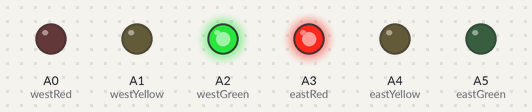
A sketch run on a simulated Arduino Uno, built with avr-gcc and run on an emulated ATmega328P. Parts: output pins drawn as LEDs (lit = HIGH).

Above: at 5.0 s.
At 12.0 s:
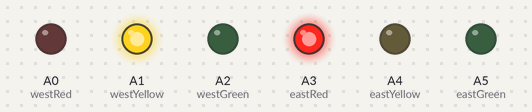
At 20.5 s:
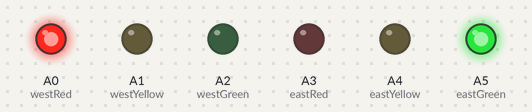
At 27.5 s:
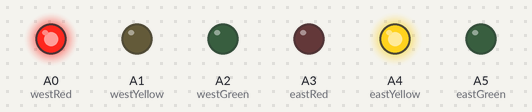
At 30.2 s:
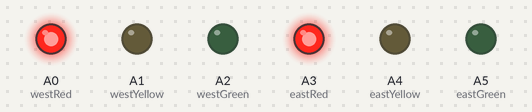
Timing chart, 0 to 40.3 s (numbered marks = the images above):
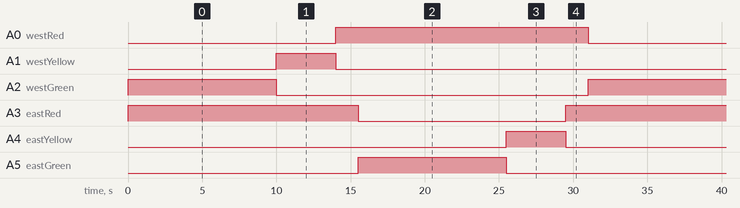

The sketch:

TrafficLight.ino
```cpp
/*TrafficLight

Simulates controlling two traffic lights using two groups of three LEDs.

*/

const int westRed = A0;
const int westYellow = A1;
const int westGreen = A2;

const int eastRed = A3;
const int eastYellow = A4;
const int eastGreen = A5;

#define DIRECTION_WEST 0
#define DIRECTION_EAST 1

#define LIGHT_RED 0
#define LIGHT_YELLOW 1
#define LIGHT_GREEN 2

#define LENGTH_OF_TIME_PER_GREEN 10000 /*10 seconds of green per direction*/
#define LENGTH_OF_TIME_PER_YELLOW 4000 /*4 seconds of yellow per direction*/
#define LENGTH_OF_EXTRA_TIME 1500 /*1.5 seconds extra to have both lights red*/

void setLight(int direction, int light)
{
  if(direction == DIRECTION_WEST) {
    /*Reset all the lights to off*/
    digitalWrite(westRed, LOW);
    digitalWrite(westYellow, LOW);
    digitalWrite(westGreen, LOW);

    /*find the one we need and turn it on*/
    switch(light) {
      case LIGHT_RED: {
          digitalWrite(westRed, HIGH);
          break;
      }

      case LIGHT_YELLOW: {
          digitalWrite(westYellow, HIGH);
          break;
      }

      case LIGHT_GREEN: {
          digitalWrite(westGreen, HIGH);
          break;
      }

    }
  }

  if(direction == DIRECTION_EAST) {
    /*Reset all the lights to off*/
    digitalWrite(eastRed, LOW);
    digitalWrite(eastYellow, LOW);
    digitalWrite(eastGreen, LOW);

    /*find the one we need and turn it on*/
    switch(light) {
      case LIGHT_RED: {
          digitalWrite(eastRed, HIGH);
          break;
      }

      case LIGHT_YELLOW: {
          digitalWrite(eastYellow, HIGH);
          break;
      }

      case LIGHT_GREEN: {
          digitalWrite(eastGreen, HIGH);
          break;
      }

    }
  }
}

void setup()
{
  pinMode(westRed, OUTPUT);
  pinMode(westYellow, OUTPUT);
  pinMode(westGreen, OUTPUT);
  pinMode(eastRed, OUTPUT);
  pinMode(eastYellow, OUTPUT);
  pinMode(eastGreen, OUTPUT);
}

/*This loop simulates one cycle of each side allowing
cars to pass.

For the documentation diagrams in this method, 0 = light off and X = light on*/

void loop()
{
  /* East     West

      X        0
      0        0
      0        X
 */

  setLight(DIRECTION_EAST, LIGHT_RED);
  setLight(DIRECTION_WEST, LIGHT_GREEN);

  delay(LENGTH_OF_TIME_PER_GREEN);

   /* East     West

      X        0
      0        X
      0        0
 */

  setLight(DIRECTION_WEST, LIGHT_YELLOW);

  delay(LENGTH_OF_TIME_PER_YELLOW);

   /* East     West

      X        X
      0        0
      0        0
 */

  setLight(DIRECTION_WEST, LIGHT_RED);

  delay(LENGTH_OF_EXTRA_TIME);

   /* East     West

      0        X
      0        0
      X        0
 */

  setLight(DIRECTION_EAST, LIGHT_GREEN);
  setLight(DIRECTION_WEST, LIGHT_RED);

  delay(LENGTH_OF_TIME_PER_GREEN);

   /* East     West

      0        X
      X        0
      0        0
 */

  setLight(DIRECTION_EAST, LIGHT_YELLOW);

  delay(LENGTH_OF_TIME_PER_YELLOW);

   /* East     West

      X        X
      0        0
      0        0
 */

   setLight(DIRECTION_EAST, LIGHT_RED);

  delay(LENGTH_OF_EXTRA_TIME);

}
```

Measured:
- by itself, A0 (westRed), A3 (eastRed): alternates HIGH for 17.0 s and LOW for 14.0 s
- by itself, A1 (westYellow), A4 (eastYellow): alternates HIGH for 4.0 s and LOW for 27.0 s
- by itself, A2 (westGreen), A5 (eastGreen): alternates HIGH for 10.0 s and LOW for 21.0 s
